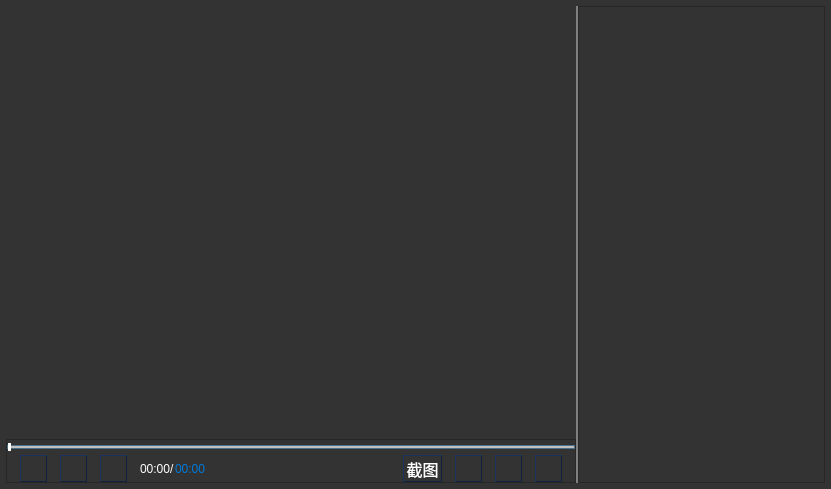
<?xml version="1.0" encoding="UTF-8"?>
<ui version="4.0">
 <class>MediaPlayerWidget</class>
 <widget class="QFrame" name="MediaPlayerWidget">
  <property name="geometry">
   <rect>
    <x>0</x>
    <y>0</y>
    <width>831</width>
    <height>489</height>
   </rect>
  </property>
  <property name="windowTitle">
   <string>视频播放</string>
  </property>
  <property name="styleSheet">
   <string notr="true">*{
    background-color:#333333;
    /*border:1px solid rgb(128, 128, 128);*/
}

QSplitter::handle:horizontal {
    width: 2px;
	border:1px solid gray;
}</string>
  </property>
  <layout class="QVBoxLayout" name="verticalLayout">
   <property name="leftMargin">
    <number>6</number>
   </property>
   <property name="topMargin">
    <number>6</number>
   </property>
   <property name="rightMargin">
    <number>6</number>
   </property>
   <property name="bottomMargin">
    <number>6</number>
   </property>
   <item>
    <widget class="QSplitter" name="splitter">
     <property name="orientation">
      <enum>Qt::Horizontal</enum>
     </property>
     <property name="handleWidth">
      <number>2</number>
     </property>
     <widget class="QWidget" name="widgetVideoWidget" native="true">
      <property name="styleSheet">
       <string notr="true">QWidget#widgetVideoWidget{
   background-color:#333333;
    /* border:1px solid rgb(128, 128, 128);*/
}</string>
      </property>
      <layout class="QVBoxLayout" name="layoutVideoWidget">
       <property name="spacing">
        <number>0</number>
       </property>
       <property name="leftMargin">
        <number>0</number>
       </property>
       <property name="topMargin">
        <number>0</number>
       </property>
       <property name="rightMargin">
        <number>0</number>
       </property>
       <property name="bottomMargin">
        <number>0</number>
       </property>
       <item>
        <widget class="VideoWidget" name="mediaWidget" native="true"/>
       </item>
       <item>
        <widget class="QFrame" name="PlayControlBar">
         <property name="sizePolicy">
          <sizepolicy hsizetype="Preferred" vsizetype="Fixed">
           <horstretch>0</horstretch>
           <verstretch>0</verstretch>
          </sizepolicy>
         </property>
         <property name="styleSheet">
          <string notr="true">/*滑动块的样式表*/
QSlider::groove:horizontal {
	background: #C0C0C0;
	border: 1px solid #4A708B;
	height: 2px;
} 

QSlider::handle:horizontal {  
    background: white;
	width:3px;
	margin: -3px 0;
    border-radius: 2px;
}  

QSlider::handle:horizontal:hover {  
    background: qradialgradient(spread:pad, cx:0.5, cy:0.5, radius:0.8, fx:0.5, fy:0.5,
 stop:0.6 #2A8BDA, stop:0.778409 rgba(255, 255, 255, 255));  
    width: 5px;  
	margin: -3px 0;
    border-radius: 2px;  
}  
 
QSlider::handle:horizontal:disabled {  
background: #eee;  
border: 1px solid #aaa;  
border-radius: 4px;  
}

QSlider::sub-page:horizontal {  
background: rgb(17, 154, 219);
border: 1px solid #4A708B;  
height: 2px;
}  
/*
QSlider::add-page:horizontal {  
background: #575757;  
border: 0px solid #777;  
height: 10px;  
border-radius: 2px;  
}*/


#lbCurrentTime{
	color: rgb(255, 255, 255);
	font: 75 10pt &quot;Microsoft YaHei&quot;;
}
#lbTotalTime{
	color: rgb(0, 122, 217);
	font: 75 10pt &quot;Microsoft YaHei&quot;;
}

QToolButton
{
         background: qlineargradient(x1: 0, y1: 0, x2: 0, y2: 1,
                            stop: 0 #5B5F5F, stop: 0.5 #0C2436,   
                            stop: 1.0 #27405A);   
         border-style: outset;   
         border-width: 1px;   
         border-color: #11223F;   
         padding: 1px;
}  

QToolButton::hover{   
         background: qlineargradient(x1: 0, y1: 0, x2: 0, y2: 1,  
         	stop: 0 #758385, stop: 0.5 #122C39,  
         	stop: 1.0 #0E7788);   
         border-color: #11505C;
}

QToolButton::pressed{   
         background: qlineargradient(x1: 0, y1: 0, x2: 0, y2: 1,  
        			 stop: 0 #969B9C, stop: 0.5 #16354B,  
         			 stop: 1.0 #244F76);   
         border-color: #11505C; 
}

#btnStop{
	image: url(:/PlayIcon/Resource/Stop.png);
}

#btnNext{
	image: url(:/PlayIcon/Resource/Next.png);
}

#btnCutPicture{
	color: rgb(255, 255, 255);
}

#btnCircle{
	image: url(:/PlayIcon/Resource/Circle.png);
}

#btnVolume{
	image: url(:/PlayIcon/Resource/Volumn.png);
}

#btnFullScreen{
	image: url(:/PlayIcon/Resource/FullScreen.png);
}

QToolTip{
	background-color:#333333;
	color:white;
	font-size:11pt;
	/*border:1px solid white;*/
	border:none;
}</string>
         </property>
         <property name="frameShape">
          <enum>QFrame::StyledPanel</enum>
         </property>
         <property name="frameShadow">
          <enum>QFrame::Raised</enum>
         </property>
         <layout class="QGridLayout" name="gridLayout">
          <property name="leftMargin">
           <number>0</number>
          </property>
          <property name="topMargin">
           <number>0</number>
          </property>
          <property name="rightMargin">
           <number>0</number>
          </property>
          <property name="bottomMargin">
           <number>0</number>
          </property>
          <property name="horizontalSpacing">
           <number>13</number>
          </property>
          <property name="verticalSpacing">
           <number>0</number>
          </property>
          <item row="1" column="1">
           <widget class="QToolButton" name="btnPlayOrPause">
            <property name="toolTip">
             <string>播放</string>
            </property>
            <property name="text">
             <string/>
            </property>
            <property name="icon">
             <iconset resource="../../MediaPlayerVLC/MediaPlayerWidget/PlayerResource.qrc">
              <normaloff>:/PlayIcon/Resource/Play.png</normaloff>:/PlayIcon/Resource/Play.png</iconset>
            </property>
            <property name="iconSize">
             <size>
              <width>20</width>
              <height>20</height>
             </size>
            </property>
           </widget>
          </item>
          <item row="1" column="3">
           <widget class="QToolButton" name="btnNext">
            <property name="toolTip">
             <string>下一个</string>
            </property>
            <property name="text">
             <string/>
            </property>
            <property name="iconSize">
             <size>
              <width>20</width>
              <height>20</height>
             </size>
            </property>
           </widget>
          </item>
          <item row="1" column="5">
           <spacer name="horizontalSpacer">
            <property name="orientation">
             <enum>Qt::Horizontal</enum>
            </property>
            <property name="sizeHint" stdset="0">
             <size>
              <width>180</width>
              <height>20</height>
             </size>
            </property>
           </spacer>
          </item>
          <item row="1" column="2">
           <widget class="QToolButton" name="btnStop">
            <property name="toolTip">
             <string>停止</string>
            </property>
            <property name="text">
             <string/>
            </property>
            <property name="iconSize">
             <size>
              <width>20</width>
              <height>20</height>
             </size>
            </property>
           </widget>
          </item>
          <item row="1" column="4">
           <layout class="QHBoxLayout" name="horizontalLayout">
            <property name="spacing">
             <number>0</number>
            </property>
            <item>
             <widget class="QLabel" name="lbCurrentTime">
              <property name="toolTip">
               <string>当前时间</string>
              </property>
              <property name="text">
               <string>00:00/</string>
              </property>
             </widget>
            </item>
            <item>
             <widget class="QLabel" name="lbTotalTime">
              <property name="toolTip">
               <string>总的时间</string>
              </property>
              <property name="text">
               <string>00:00</string>
              </property>
             </widget>
            </item>
           </layout>
          </item>
          <item row="1" column="7">
           <widget class="QToolButton" name="btnCutPicture">
            <property name="maximumSize">
             <size>
              <width>39</width>
              <height>27</height>
             </size>
            </property>
            <property name="font">
             <font>
              <pointsize>12</pointsize>
             </font>
            </property>
            <property name="toolTip">
             <string>截图</string>
            </property>
            <property name="text">
             <string>截图</string>
            </property>
           </widget>
          </item>
          <item row="1" column="8">
           <widget class="QToolButton" name="btnCircle">
            <property name="toolTip">
             <string>循环</string>
            </property>
            <property name="text">
             <string/>
            </property>
            <property name="iconSize">
             <size>
              <width>20</width>
              <height>20</height>
             </size>
            </property>
           </widget>
          </item>
          <item row="1" column="10">
           <widget class="QToolButton" name="btnFullScreen">
            <property name="toolTip">
             <string>全屏</string>
            </property>
            <property name="text">
             <string/>
            </property>
            <property name="icon">
             <iconset>
              <normaloff>:/videotapeimage/image/forward1.png</normaloff>:/videotapeimage/image/forward1.png</iconset>
            </property>
            <property name="iconSize">
             <size>
              <width>20</width>
              <height>20</height>
             </size>
            </property>
           </widget>
          </item>
          <item row="0" column="0" colspan="12">
           <widget class="MSlider" name="sliderPlayProcess">
            <property name="sizePolicy">
             <sizepolicy hsizetype="Expanding" vsizetype="Fixed">
              <horstretch>0</horstretch>
              <verstretch>0</verstretch>
             </sizepolicy>
            </property>
            <property name="toolTip">
             <string>4234</string>
            </property>
            <property name="pageStep">
             <number>0</number>
            </property>
            <property name="value">
             <number>0</number>
            </property>
            <property name="orientation">
             <enum>Qt::Horizontal</enum>
            </property>
            <property name="tickPosition">
             <enum>QSlider::NoTicks</enum>
            </property>
           </widget>
          </item>
          <item row="1" column="9">
           <widget class="QToolButton" name="btnVolume">
            <property name="toolTip">
             <string>音量</string>
            </property>
            <property name="text">
             <string/>
            </property>
            <property name="iconSize">
             <size>
              <width>20</width>
              <height>20</height>
             </size>
            </property>
           </widget>
          </item>
         </layout>
        </widget>
       </item>
      </layout>
     </widget>
     <widget class="QListWidget" name="lwVideoList">
      <property name="sizePolicy">
       <sizepolicy hsizetype="Preferred" vsizetype="Expanding">
        <horstretch>0</horstretch>
        <verstretch>0</verstretch>
       </sizepolicy>
      </property>
      <property name="minimumSize">
       <size>
        <width>240</width>
        <height>0</height>
       </size>
      </property>
      <property name="maximumSize">
       <size>
        <width>300</width>
        <height>16777215</height>
       </size>
      </property>
      <property name="viewMode">
       <enum>QListView::IconMode</enum>
      </property>
     </widget>
    </widget>
   </item>
  </layout>
 </widget>
 <layoutdefault spacing="6" margin="11"/>
 <customwidgets>
  <customwidget>
   <class>MSlider</class>
   <extends>QSlider</extends>
   <header>MSlider.h</header>
  </customwidget>
  <customwidget>
   <class>VideoWidget</class>
   <extends>QWidget</extends>
   <header>../MMediaPlayer/VideoWidget.h</header>
   <container>1</container>
  </customwidget>
 </customwidgets>
 <resources>
  <include location="../../MediaPlayerVLC/MediaPlayerWidget/PlayerResource.qrc"/>
 </resources>
 <connections/>
</ui>
